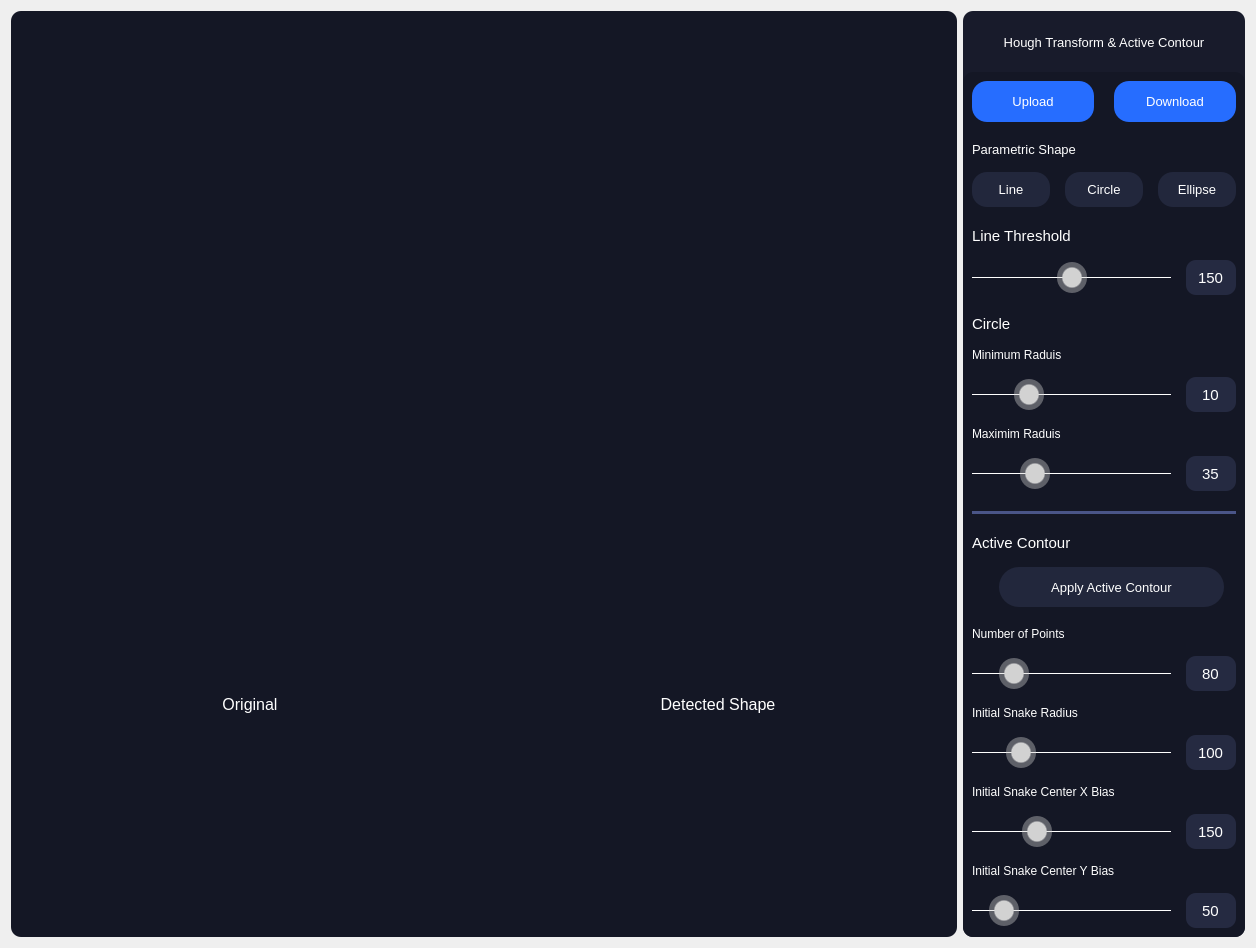
<?xml version="1.0" encoding="UTF-8"?>
<ui version="4.0">
 <class>HoughWidget</class>
 <widget class="QWidget" name="HoughWidget">
  <property name="geometry">
   <rect>
    <x>0</x>
    <y>0</y>
    <width>1256</width>
    <height>948</height>
   </rect>
  </property>
  <property name="windowTitle">
   <string>Form</string>
  </property>
  <layout class="QHBoxLayout" name="horizontalLayout" stretch="77,23">
   <item>
    <layout class="QVBoxLayout" name="picsLayout" stretch="0">
     <item>
      <widget class="QWidget" name="picturesWidget" native="true">
       <property name="styleSheet">
        <string notr="true">background-color: #141725;
border-radius: 10%;

</string>
       </property>
       <layout class="QGridLayout" name="gridLayout" rowstretch="25,50,1,24">
        <property name="sizeConstraint">
         <enum>QLayout::SetDefaultConstraint</enum>
        </property>
        <property name="leftMargin">
         <number>10</number>
        </property>
        <property name="topMargin">
         <number>10</number>
        </property>
        <property name="rightMargin">
         <number>10</number>
        </property>
        <property name="bottomMargin">
         <number>10</number>
        </property>
        <property name="spacing">
         <number>10</number>
        </property>
        <item row="0" column="0">
         <spacer name="verticalSpacer_2">
          <property name="orientation">
           <enum>Qt::Vertical</enum>
          </property>
          <property name="sizeHint" stdset="0">
           <size>
            <width>20</width>
            <height>40</height>
           </size>
          </property>
         </spacer>
        </item>
        <item row="1" column="0">
         <widget class="QLabel" name="imageOriginal">
          <property name="sizePolicy">
           <sizepolicy hsizetype="Ignored" vsizetype="Preferred">
            <horstretch>0</horstretch>
            <verstretch>0</verstretch>
           </sizepolicy>
          </property>
          <property name="styleSheet">
           <string notr="true">border-radius: 20%;</string>
          </property>
          <property name="text">
           <string/>
          </property>
          <property name="scaledContents">
           <bool>true</bool>
          </property>
         </widget>
        </item>
        <item row="1" column="1">
         <widget class="QLabel" name="imageFiltered">
          <property name="sizePolicy">
           <sizepolicy hsizetype="Ignored" vsizetype="Preferred">
            <horstretch>0</horstretch>
            <verstretch>0</verstretch>
           </sizepolicy>
          </property>
          <property name="styleSheet">
           <string notr="true">border-radius: 50%;</string>
          </property>
          <property name="text">
           <string/>
          </property>
          <property name="scaledContents">
           <bool>true</bool>
          </property>
         </widget>
        </item>
        <item row="3" column="1">
         <spacer name="verticalSpacer_3">
          <property name="orientation">
           <enum>Qt::Vertical</enum>
          </property>
          <property name="sizeHint" stdset="0">
           <size>
            <width>20</width>
            <height>40</height>
           </size>
          </property>
         </spacer>
        </item>
        <item row="2" column="0">
         <widget class="QLabel" name="label_8">
          <property name="font">
           <font>
            <family>Microsoft Sans Serif</family>
            <pointsize>12</pointsize>
           </font>
          </property>
          <property name="styleSheet">
           <string notr="true">color: rgb(255, 255, 255);</string>
          </property>
          <property name="text">
           <string>Original</string>
          </property>
          <property name="alignment">
           <set>Qt::AlignCenter</set>
          </property>
         </widget>
        </item>
        <item row="2" column="1">
         <widget class="QLabel" name="label_12">
          <property name="font">
           <font>
            <family>Microsoft Sans Serif</family>
            <pointsize>12</pointsize>
           </font>
          </property>
          <property name="styleSheet">
           <string notr="true">color: rgb(255, 255, 255);</string>
          </property>
          <property name="text">
           <string>Detected Shape</string>
          </property>
          <property name="alignment">
           <set>Qt::AlignCenter</set>
          </property>
         </widget>
        </item>
       </layout>
      </widget>
     </item>
    </layout>
   </item>
   <item>
    <layout class="QVBoxLayout" name="controlWidgetLayout">
     <item>
      <widget class="QWidget" name="controlUpperWidget" native="true">
       <property name="styleSheet">
        <string notr="true">background-color: #181b2b;
border-radius: 10%;

</string>
       </property>
       <layout class="QVBoxLayout" name="verticalLayout_4" stretch="5,95">
        <property name="leftMargin">
         <number>0</number>
        </property>
        <property name="rightMargin">
         <number>0</number>
        </property>
        <property name="bottomMargin">
         <number>0</number>
        </property>
        <item>
         <widget class="QLabel" name="TabLabel">
          <property name="font">
           <font>
            <family>Microsoft Sans Serif</family>
            <pointsize>10</pointsize>
           </font>
          </property>
          <property name="layoutDirection">
           <enum>Qt::LeftToRight</enum>
          </property>
          <property name="styleSheet">
           <string notr="true">color: #fff;</string>
          </property>
          <property name="text">
           <string>&lt;html&gt;&lt;head/&gt;&lt;body&gt;&lt;p&gt;Hough Transform &amp;amp; Active Contour&lt;/p&gt;&lt;/body&gt;&lt;/html&gt;</string>
          </property>
          <property name="alignment">
           <set>Qt::AlignCenter</set>
          </property>
         </widget>
        </item>
        <item>
         <widget class="QWidget" name="ControlsContainer" native="true">
          <property name="styleSheet">
           <string notr="true">background-color: #141725;
</string>
          </property>
          <layout class="QVBoxLayout" name="verticalLayout_2" stretch="5,8,5,10,0,9,5">
           <property name="spacing">
            <number>20</number>
           </property>
           <item>
            <layout class="QHBoxLayout" name="uploadDownloadLayout">
             <item>
              <widget class="QPushButton" name="uploadBtn">
               <property name="sizePolicy">
                <sizepolicy hsizetype="Minimum" vsizetype="Preferred">
                 <horstretch>0</horstretch>
                 <verstretch>0</verstretch>
                </sizepolicy>
               </property>
               <property name="font">
                <font>
                 <pointsize>10</pointsize>
                </font>
               </property>
               <property name="styleSheet">
                <string notr="true">QPushButton{
background-color: #266dff;
color: #fff;
border: 0;
border-radius: 15%;
}

QPushButton::hover {
background-color: #1d408d;
}</string>
               </property>
               <property name="text">
                <string>Upload</string>
               </property>
              </widget>
             </item>
             <item>
              <widget class="QPushButton" name="downloadBtn">
               <property name="sizePolicy">
                <sizepolicy hsizetype="Minimum" vsizetype="Preferred">
                 <horstretch>0</horstretch>
                 <verstretch>0</verstretch>
                </sizepolicy>
               </property>
               <property name="font">
                <font>
                 <pointsize>10</pointsize>
                </font>
               </property>
               <property name="styleSheet">
                <string notr="true">QPushButton{
background-color: #266dff;
color: #fff;
border: 0;
border-radius: 15%;
}

QPushButton::hover {
background-color: #1d408d;
}</string>
               </property>
               <property name="text">
                <string>Download</string>
               </property>
              </widget>
             </item>
            </layout>
           </item>
           <item>
            <layout class="QGridLayout" name="noiseBtnsLayout" rowstretch="15,85">
             <property name="spacing">
              <number>15</number>
             </property>
             <item row="0" column="0" colspan="3">
              <widget class="QLabel" name="label">
               <property name="font">
                <font>
                 <family>Microsoft Sans Serif</family>
                 <pointsize>10</pointsize>
                </font>
               </property>
               <property name="styleSheet">
                <string notr="true">color: rgb(255, 255, 255)</string>
               </property>
               <property name="text">
                <string>Parametric Shape</string>
               </property>
              </widget>
             </item>
             <item row="1" column="0">
              <widget class="QPushButton" name="lineBtn">
               <property name="sizePolicy">
                <sizepolicy hsizetype="Minimum" vsizetype="Preferred">
                 <horstretch>0</horstretch>
                 <verstretch>0</verstretch>
                </sizepolicy>
               </property>
               <property name="font">
                <font>
                 <family>Microsoft Sans Serif</family>
                 <pointsize>10</pointsize>
                </font>
               </property>
               <property name="styleSheet">
                <string notr="true">QPushButton{
background-color: #22273c;
color: #fff;
border: 0;
border-radius:15%;
}

QPushButton::focus{
background-color: #000;
}

QPushButton::hover{
background-color: #1e2236;
}</string>
               </property>
               <property name="text">
                <string>Line</string>
               </property>
              </widget>
             </item>
             <item row="1" column="1">
              <widget class="QPushButton" name="circleBtn">
               <property name="sizePolicy">
                <sizepolicy hsizetype="Minimum" vsizetype="Preferred">
                 <horstretch>0</horstretch>
                 <verstretch>0</verstretch>
                </sizepolicy>
               </property>
               <property name="font">
                <font>
                 <family>Microsoft Sans Serif</family>
                 <pointsize>10</pointsize>
                </font>
               </property>
               <property name="styleSheet">
                <string notr="true">QPushButton{
background-color: #22273c;
color: #fff;
border: 0;
border-radius:15%;
}

QPushButton::focus{
background-color: #000;
}

QPushButton::hover{
background-color: #1e2236;
}</string>
               </property>
               <property name="text">
                <string>Circle</string>
               </property>
              </widget>
             </item>
             <item row="1" column="2">
              <widget class="QPushButton" name="ellipseBtn">
               <property name="sizePolicy">
                <sizepolicy hsizetype="Minimum" vsizetype="Preferred">
                 <horstretch>0</horstretch>
                 <verstretch>0</verstretch>
                </sizepolicy>
               </property>
               <property name="font">
                <font>
                 <family>Microsoft Sans Serif</family>
                 <pointsize>10</pointsize>
                </font>
               </property>
               <property name="styleSheet">
                <string notr="true">QPushButton{
background-color: #22273c;
color: #fff;
border: 0;
border-radius:15%;
}

QPushButton::focus{
background-color: #000;
}

QPushButton::hover{
background-color: #1e2236;
}</string>
               </property>
               <property name="text">
                <string>Ellipse</string>
               </property>
              </widget>
             </item>
            </layout>
           </item>
           <item>
            <layout class="QGridLayout" name="edgeDectectorsContainer" rowstretch="5,95" columnstretch="80,20">
             <property name="spacing">
              <number>15</number>
             </property>
             <item row="0" column="0" colspan="2">
              <widget class="QLabel" name="label_3">
               <property name="font">
                <font>
                 <family>Microsoft Sans Serif</family>
                 <pointsize>11</pointsize>
                </font>
               </property>
               <property name="styleSheet">
                <string notr="true">color: rgb(255, 255, 255)</string>
               </property>
               <property name="text">
                <string>Line Threshold</string>
               </property>
              </widget>
             </item>
             <item row="1" column="0">
              <widget class="QSlider" name="lineThreshSlider">
               <property name="sizePolicy">
                <sizepolicy hsizetype="Preferred" vsizetype="Preferred">
                 <horstretch>0</horstretch>
                 <verstretch>0</verstretch>
                </sizepolicy>
               </property>
               <property name="styleSheet">
                <string notr="true">QSlider:horizontal {
    min-height: 35%;
}
QSlider::groove:horizontal {
    height: 1px;
    background: white; 
}
QSlider::handle:horizontal {
    width: 30px;
    margin-top: -15px;
    margin-bottom: -15px;
    border-radius: 15px;
    background: qradialgradient(spread:reflect, cx:0.5, cy:0.5, radius:0.5, fx:0.5, fy:0.5, stop:0.6 rgba(210, 210, 210, 255), stop:0.7 rgba(210, 210, 210, 100));
}
QSlider::handle:horizontal:hover {
    background: qradialgradient(spread:reflect, cx:0.5, cy:0.5, radius:0.5, fx:0.5, fy:0.5, stop:0.6 rgba(255, 255, 255, 255), stop:0.7 rgba(255, 255, 255, 100));
}</string>
               </property>
               <property name="minimum">
                <number>50</number>
               </property>
               <property name="maximum">
                <number>250</number>
               </property>
               <property name="value">
                <number>150</number>
               </property>
               <property name="orientation">
                <enum>Qt::Horizontal</enum>
               </property>
              </widget>
             </item>
             <item row="1" column="1">
              <widget class="QLineEdit" name="lineThreshSliderValue">
               <property name="sizePolicy">
                <sizepolicy hsizetype="Preferred" vsizetype="Preferred">
                 <horstretch>0</horstretch>
                 <verstretch>0</verstretch>
                </sizepolicy>
               </property>
               <property name="font">
                <font>
                 <family>Microsoft Sans Serif</family>
                 <pointsize>11</pointsize>
                </font>
               </property>
               <property name="styleSheet">
                <string notr="true">QLineEdit {
background-color: #252a41;
border: 0;
border-radius: 10px;
color: #fff;
}</string>
               </property>
               <property name="text">
                <string>150</string>
               </property>
               <property name="alignment">
                <set>Qt::AlignCenter</set>
               </property>
              </widget>
             </item>
            </layout>
           </item>
           <item>
            <layout class="QGridLayout" name="edgeDectectorsContainer_3" rowstretch="5,95,0,0,0" columnstretch="80,20">
             <property name="spacing">
              <number>15</number>
             </property>
             <item row="0" column="0" colspan="2">
              <widget class="QLabel" name="label_5">
               <property name="font">
                <font>
                 <family>Microsoft Sans Serif</family>
                 <pointsize>11</pointsize>
                </font>
               </property>
               <property name="styleSheet">
                <string notr="true">color: rgb(255, 255, 255)</string>
               </property>
               <property name="text">
                <string>Circle</string>
               </property>
              </widget>
             </item>
             <item row="4" column="1">
              <widget class="QLineEdit" name="maxRaduisSliderValue">
               <property name="sizePolicy">
                <sizepolicy hsizetype="Expanding" vsizetype="Preferred">
                 <horstretch>0</horstretch>
                 <verstretch>0</verstretch>
                </sizepolicy>
               </property>
               <property name="font">
                <font>
                 <family>Microsoft Sans Serif</family>
                 <pointsize>11</pointsize>
                </font>
               </property>
               <property name="styleSheet">
                <string notr="true">QLineEdit {
background-color: #252a41;
border: 0;
border-radius: 10px;
color: #fff;
}</string>
               </property>
               <property name="text">
                <string>35</string>
               </property>
               <property name="alignment">
                <set>Qt::AlignCenter</set>
               </property>
              </widget>
             </item>
             <item row="4" column="0">
              <widget class="QSlider" name="maxRaduisSlider">
               <property name="sizePolicy">
                <sizepolicy hsizetype="Preferred" vsizetype="Preferred">
                 <horstretch>0</horstretch>
                 <verstretch>0</verstretch>
                </sizepolicy>
               </property>
               <property name="styleSheet">
                <string notr="true">QSlider:horizontal {
    min-height: 35%;
}
QSlider::groove:horizontal {
    height: 1px;
    background: white; 
}
QSlider::handle:horizontal {
    width: 30px;
    margin-top: -15px;
    margin-bottom: -15px;
    border-radius: 15px;
    background: qradialgradient(spread:reflect, cx:0.5, cy:0.5, radius:0.5, fx:0.5, fy:0.5, stop:0.6 rgba(210, 210, 210, 255), stop:0.7 rgba(210, 210, 210, 100));
}
QSlider::handle:horizontal:hover {
    background: qradialgradient(spread:reflect, cx:0.5, cy:0.5, radius:0.5, fx:0.5, fy:0.5, stop:0.6 rgba(255, 255, 255, 255), stop:0.7 rgba(255, 255, 255, 100));
}</string>
               </property>
               <property name="minimum">
                <number>25</number>
               </property>
               <property name="maximum">
                <number>60</number>
               </property>
               <property name="value">
                <number>35</number>
               </property>
               <property name="orientation">
                <enum>Qt::Horizontal</enum>
               </property>
              </widget>
             </item>
             <item row="2" column="0">
              <widget class="QSlider" name="minRaduisSlider">
               <property name="sizePolicy">
                <sizepolicy hsizetype="Expanding" vsizetype="Preferred">
                 <horstretch>0</horstretch>
                 <verstretch>0</verstretch>
                </sizepolicy>
               </property>
               <property name="styleSheet">
                <string notr="true">QSlider:horizontal {
    min-height: 35%;
}
QSlider::groove:horizontal {
    height: 1px;
    background: white; 
}
QSlider::handle:horizontal {
    width: 30px;
    margin-top: -15px;
    margin-bottom: -15px;
    border-radius: 15px;
    background: qradialgradient(spread:reflect, cx:0.5, cy:0.5, radius:0.5, fx:0.5, fy:0.5, stop:0.6 rgba(210, 210, 210, 255), stop:0.7 rgba(210, 210, 210, 100));
}
QSlider::handle:horizontal:hover {
    background: qradialgradient(spread:reflect, cx:0.5, cy:0.5, radius:0.5, fx:0.5, fy:0.5, stop:0.6 rgba(255, 255, 255, 255), stop:0.7 rgba(255, 255, 255, 100));
}</string>
               </property>
               <property name="minimum">
                <number>5</number>
               </property>
               <property name="maximum">
                <number>25</number>
               </property>
               <property name="value">
                <number>10</number>
               </property>
               <property name="orientation">
                <enum>Qt::Horizontal</enum>
               </property>
              </widget>
             </item>
             <item row="2" column="1">
              <widget class="QLineEdit" name="minRaduisSliderValue">
               <property name="sizePolicy">
                <sizepolicy hsizetype="Expanding" vsizetype="Preferred">
                 <horstretch>0</horstretch>
                 <verstretch>0</verstretch>
                </sizepolicy>
               </property>
               <property name="font">
                <font>
                 <family>Microsoft Sans Serif</family>
                 <pointsize>11</pointsize>
                </font>
               </property>
               <property name="styleSheet">
                <string notr="true">QLineEdit {
background-color: #252a41;
border: 0;
border-radius: 10px;
color: #fff;
}</string>
               </property>
               <property name="text">
                <string>10</string>
               </property>
               <property name="alignment">
                <set>Qt::AlignCenter</set>
               </property>
              </widget>
             </item>
             <item row="3" column="0">
              <widget class="QLabel" name="label_6">
               <property name="font">
                <font>
                 <family>Microsoft Sans Serif</family>
                 <pointsize>9</pointsize>
                </font>
               </property>
               <property name="styleSheet">
                <string notr="true">color: rgb(255, 255, 255)</string>
               </property>
               <property name="text">
                <string>Maximim Raduis</string>
               </property>
              </widget>
             </item>
             <item row="1" column="0">
              <widget class="QLabel" name="label_7">
               <property name="font">
                <font>
                 <family>Microsoft Sans Serif</family>
                 <pointsize>9</pointsize>
                </font>
               </property>
               <property name="styleSheet">
                <string notr="true">color: rgb(255, 255, 255)</string>
               </property>
               <property name="text">
                <string>Minimum Raduis</string>
               </property>
              </widget>
             </item>
            </layout>
           </item>
           <item>
            <widget class="Line" name="line">
             <property name="sizePolicy">
              <sizepolicy hsizetype="Minimum" vsizetype="Minimum">
               <horstretch>0</horstretch>
               <verstretch>0</verstretch>
              </sizepolicy>
             </property>
             <property name="styleSheet">
              <string notr="true">background-color: rgb(74, 85, 136)</string>
             </property>
             <property name="frameShadow">
              <enum>QFrame::Sunken</enum>
             </property>
             <property name="lineWidth">
              <number>1</number>
             </property>
             <property name="midLineWidth">
              <number>1</number>
             </property>
             <property name="orientation">
              <enum>Qt::Horizontal</enum>
             </property>
            </widget>
           </item>
           <item>
            <layout class="QGridLayout" name="filterNoiseContainer" rowstretch="5,95" columnstretch="5,95,0,5">
             <property name="leftMargin">
              <number>0</number>
             </property>
             <property name="rightMargin">
              <number>0</number>
             </property>
             <property name="spacing">
              <number>15</number>
             </property>
             <item row="1" column="0">
              <spacer name="horizontalSpacer">
               <property name="orientation">
                <enum>Qt::Horizontal</enum>
               </property>
               <property name="sizeHint" stdset="0">
                <size>
                 <width>40</width>
                 <height>20</height>
                </size>
               </property>
              </spacer>
             </item>
             <item row="1" column="1" colspan="2">
              <widget class="QPushButton" name="activeContBtn">
               <property name="sizePolicy">
                <sizepolicy hsizetype="Preferred" vsizetype="Preferred">
                 <horstretch>0</horstretch>
                 <verstretch>0</verstretch>
                </sizepolicy>
               </property>
               <property name="font">
                <font>
                 <family>Microsoft Sans Serif</family>
                 <pointsize>10</pointsize>
                </font>
               </property>
               <property name="styleSheet">
                <string notr="true">QPushButton{
background-color: #22273c;
color: #fff;
border: 0;
border-radius: 20%;
}

QPushButton::focus{
background-color: #000;
}

QPushButton::hover{
background-color: #1e2236;
}</string>
               </property>
               <property name="text">
                <string>Apply Active Contour</string>
               </property>
              </widget>
             </item>
             <item row="1" column="3">
              <spacer name="horizontalSpacer_2">
               <property name="orientation">
                <enum>Qt::Horizontal</enum>
               </property>
               <property name="sizeHint" stdset="0">
                <size>
                 <width>40</width>
                 <height>20</height>
                </size>
               </property>
              </spacer>
             </item>
             <item row="0" column="0" colspan="3">
              <widget class="QLabel" name="label_2">
               <property name="font">
                <font>
                 <family>Microsoft Sans Serif</family>
                 <pointsize>11</pointsize>
                </font>
               </property>
               <property name="styleSheet">
                <string notr="true">color: rgb(255, 255, 255)</string>
               </property>
               <property name="text">
                <string>Active Contour</string>
               </property>
              </widget>
             </item>
            </layout>
           </item>
           <item>
            <layout class="QGridLayout" name="edgeDectectorsContainer_4" rowstretch="5,0,0,0,0,0,0,0,0,0,0" columnstretch="80,20">
             <property name="spacing">
              <number>15</number>
             </property>
             <item row="1" column="0">
              <widget class="QSlider" name="alphaSlider">
               <property name="sizePolicy">
                <sizepolicy hsizetype="Expanding" vsizetype="Preferred">
                 <horstretch>0</horstretch>
                 <verstretch>0</verstretch>
                </sizepolicy>
               </property>
               <property name="styleSheet">
                <string notr="true">QSlider:horizontal {
    min-height: 35%;
}
QSlider::groove:horizontal {
    height: 1px;
    background: white; 
}
QSlider::handle:horizontal {
    width: 30px;
    margin-top: -15px;
    margin-bottom: -15px;
    border-radius: 15px;
    background: qradialgradient(spread:reflect, cx:0.5, cy:0.5, radius:0.5, fx:0.5, fy:0.5, stop:0.6 rgba(210, 210, 210, 255), stop:0.7 rgba(210, 210, 210, 100));
}
QSlider::handle:horizontal:hover {
    background: qradialgradient(spread:reflect, cx:0.5, cy:0.5, radius:0.5, fx:0.5, fy:0.5, stop:0.6 rgba(255, 255, 255, 255), stop:0.7 rgba(255, 255, 255, 100));
}</string>
               </property>
               <property name="minimum">
                <number>1</number>
               </property>
               <property name="maximum">
                <number>500</number>
               </property>
               <property name="singleStep">
                <number>10</number>
               </property>
               <property name="value">
                <number>80</number>
               </property>
               <property name="orientation">
                <enum>Qt::Horizontal</enum>
               </property>
              </widget>
             </item>
             <item row="3" column="0">
              <widget class="QSlider" name="betaSlider">
               <property name="sizePolicy">
                <sizepolicy hsizetype="Preferred" vsizetype="Preferred">
                 <horstretch>0</horstretch>
                 <verstretch>0</verstretch>
                </sizepolicy>
               </property>
               <property name="styleSheet">
                <string notr="true">QSlider:horizontal {
    min-height: 35%;
}
QSlider::groove:horizontal {
    height: 1px;
    background: white; 
}
QSlider::handle:horizontal {
    width: 30px;
    margin-top: -15px;
    margin-bottom: -15px;
    border-radius: 15px;
    background: qradialgradient(spread:reflect, cx:0.5, cy:0.5, radius:0.5, fx:0.5, fy:0.5, stop:0.6 rgba(210, 210, 210, 255), stop:0.7 rgba(210, 210, 210, 100));
}
QSlider::handle:horizontal:hover {
    background: qradialgradient(spread:reflect, cx:0.5, cy:0.5, radius:0.5, fx:0.5, fy:0.5, stop:0.6 rgba(255, 255, 255, 255), stop:0.7 rgba(255, 255, 255, 100));
}</string>
               </property>
               <property name="minimum">
                <number>1</number>
               </property>
               <property name="maximum">
                <number>500</number>
               </property>
               <property name="singleStep">
                <number>10</number>
               </property>
               <property name="value">
                <number>100</number>
               </property>
               <property name="orientation">
                <enum>Qt::Horizontal</enum>
               </property>
              </widget>
             </item>
             <item row="1" column="1">
              <widget class="QLineEdit" name="alphaValue">
               <property name="sizePolicy">
                <sizepolicy hsizetype="Expanding" vsizetype="Preferred">
                 <horstretch>0</horstretch>
                 <verstretch>0</verstretch>
                </sizepolicy>
               </property>
               <property name="font">
                <font>
                 <family>Microsoft Sans Serif</family>
                 <pointsize>11</pointsize>
                </font>
               </property>
               <property name="styleSheet">
                <string notr="true">QLineEdit {
background-color: #252a41;
border: 0;
border-radius: 10px;
color: #fff;
}</string>
               </property>
               <property name="text">
                <string>80</string>
               </property>
               <property name="alignment">
                <set>Qt::AlignCenter</set>
               </property>
              </widget>
             </item>
             <item row="5" column="0">
              <widget class="QLabel" name="gammaLabel">
               <property name="font">
                <font>
                 <family>Microsoft Sans Serif</family>
                 <pointsize>9</pointsize>
                </font>
               </property>
               <property name="styleSheet">
                <string notr="true">color: rgb(255, 255, 255)</string>
               </property>
               <property name="text">
                <string>Initial Snake Center X Bias</string>
               </property>
              </widget>
             </item>
             <item row="3" column="1">
              <widget class="QLineEdit" name="betaValue">
               <property name="sizePolicy">
                <sizepolicy hsizetype="Expanding" vsizetype="Preferred">
                 <horstretch>0</horstretch>
                 <verstretch>0</verstretch>
                </sizepolicy>
               </property>
               <property name="font">
                <font>
                 <family>Microsoft Sans Serif</family>
                 <pointsize>11</pointsize>
                </font>
               </property>
               <property name="styleSheet">
                <string notr="true">QLineEdit {
background-color: #252a41;
border: 0;
border-radius: 10px;
color: #fff;
}</string>
               </property>
               <property name="text">
                <string>100</string>
               </property>
               <property name="alignment">
                <set>Qt::AlignCenter</set>
               </property>
              </widget>
             </item>
             <item row="2" column="0">
              <widget class="QLabel" name="betaLabel">
               <property name="font">
                <font>
                 <family>Microsoft Sans Serif</family>
                 <pointsize>9</pointsize>
                </font>
               </property>
               <property name="styleSheet">
                <string notr="true">color: rgb(255, 255, 255)</string>
               </property>
               <property name="text">
                <string>Initial Snake Radius</string>
               </property>
              </widget>
             </item>
             <item row="0" column="0">
              <widget class="QLabel" name="alphaLabel">
               <property name="font">
                <font>
                 <family>Microsoft Sans Serif</family>
                 <pointsize>9</pointsize>
                </font>
               </property>
               <property name="styleSheet">
                <string notr="true">color: rgb(255, 255, 255)</string>
               </property>
               <property name="text">
                <string>Number of Points</string>
               </property>
              </widget>
             </item>
             <item row="7" column="0">
              <widget class="QLabel" name="thetaLabel">
               <property name="font">
                <font>
                 <family>Microsoft Sans Serif</family>
                 <pointsize>9</pointsize>
                </font>
               </property>
               <property name="styleSheet">
                <string notr="true">color: rgb(255, 255, 255)</string>
               </property>
               <property name="text">
                <string>Initial Snake Center Y Bias</string>
               </property>
              </widget>
             </item>
             <item row="6" column="1">
              <widget class="QLineEdit" name="gammaValue">
               <property name="sizePolicy">
                <sizepolicy hsizetype="Expanding" vsizetype="Preferred">
                 <horstretch>0</horstretch>
                 <verstretch>0</verstretch>
                </sizepolicy>
               </property>
               <property name="font">
                <font>
                 <family>Microsoft Sans Serif</family>
                 <pointsize>11</pointsize>
                </font>
               </property>
               <property name="styleSheet">
                <string notr="true">QLineEdit {
background-color: #252a41;
border: 0;
border-radius: 10px;
color: #fff;
}</string>
               </property>
               <property name="text">
                <string>150</string>
               </property>
               <property name="alignment">
                <set>Qt::AlignCenter</set>
               </property>
              </widget>
             </item>
             <item row="8" column="1">
              <widget class="QLineEdit" name="thetaValue">
               <property name="sizePolicy">
                <sizepolicy hsizetype="Expanding" vsizetype="Preferred">
                 <horstretch>0</horstretch>
                 <verstretch>0</verstretch>
                </sizepolicy>
               </property>
               <property name="font">
                <font>
                 <family>Microsoft Sans Serif</family>
                 <pointsize>11</pointsize>
                </font>
               </property>
               <property name="styleSheet">
                <string notr="true">QLineEdit {
background-color: #252a41;
border: 0;
border-radius: 10px;
color: #fff;
}</string>
               </property>
               <property name="text">
                <string>50</string>
               </property>
               <property name="alignment">
                <set>Qt::AlignCenter</set>
               </property>
              </widget>
             </item>
             <item row="6" column="0">
              <widget class="QSlider" name="gammaSlider">
               <property name="sizePolicy">
                <sizepolicy hsizetype="Preferred" vsizetype="Preferred">
                 <horstretch>0</horstretch>
                 <verstretch>0</verstretch>
                </sizepolicy>
               </property>
               <property name="styleSheet">
                <string notr="true">QSlider:horizontal {
    min-height: 35%;
}
QSlider::groove:horizontal {
    height: 1px;
    background: white; 
}
QSlider::handle:horizontal {
    width: 30px;
    margin-top: -15px;
    margin-bottom: -15px;
    border-radius: 15px;
    background: qradialgradient(spread:reflect, cx:0.5, cy:0.5, radius:0.5, fx:0.5, fy:0.5, stop:0.6 rgba(210, 210, 210, 255), stop:0.7 rgba(210, 210, 210, 100));
}
QSlider::handle:horizontal:hover {
    background: qradialgradient(spread:reflect, cx:0.5, cy:0.5, radius:0.5, fx:0.5, fy:0.5, stop:0.6 rgba(255, 255, 255, 255), stop:0.7 rgba(255, 255, 255, 100));
}</string>
               </property>
               <property name="minimum">
                <number>1</number>
               </property>
               <property name="maximum">
                <number>500</number>
               </property>
               <property name="singleStep">
                <number>10</number>
               </property>
               <property name="value">
                <number>150</number>
               </property>
               <property name="orientation">
                <enum>Qt::Horizontal</enum>
               </property>
              </widget>
             </item>
             <item row="8" column="0">
              <widget class="QSlider" name="thetaSlider">
               <property name="sizePolicy">
                <sizepolicy hsizetype="Preferred" vsizetype="Preferred">
                 <horstretch>0</horstretch>
                 <verstretch>0</verstretch>
                </sizepolicy>
               </property>
               <property name="styleSheet">
                <string notr="true">QSlider:horizontal {
    min-height: 35%;
}
QSlider::groove:horizontal {
    height: 1px;
    background: white; 
}
QSlider::handle:horizontal {
    width: 30px;
    margin-top: -15px;
    margin-bottom: -15px;
    border-radius: 15px;
    background: qradialgradient(spread:reflect, cx:0.5, cy:0.5, radius:0.5, fx:0.5, fy:0.5, stop:0.6 rgba(210, 210, 210, 255), stop:0.7 rgba(210, 210, 210, 100));
}
QSlider::handle:horizontal:hover {
    background: qradialgradient(spread:reflect, cx:0.5, cy:0.5, radius:0.5, fx:0.5, fy:0.5, stop:0.6 rgba(255, 255, 255, 255), stop:0.7 rgba(255, 255, 255, 100));
}</string>
               </property>
               <property name="minimum">
                <number>1</number>
               </property>
               <property name="maximum">
                <number>500</number>
               </property>
               <property name="singleStep">
                <number>10</number>
               </property>
               <property name="value">
                <number>50</number>
               </property>
               <property name="orientation">
                <enum>Qt::Horizontal</enum>
               </property>
              </widget>
             </item>
            </layout>
           </item>
          </layout>
         </widget>
        </item>
       </layout>
      </widget>
     </item>
    </layout>
   </item>
  </layout>
 </widget>
 <resources/>
 <connections/>
</ui>
